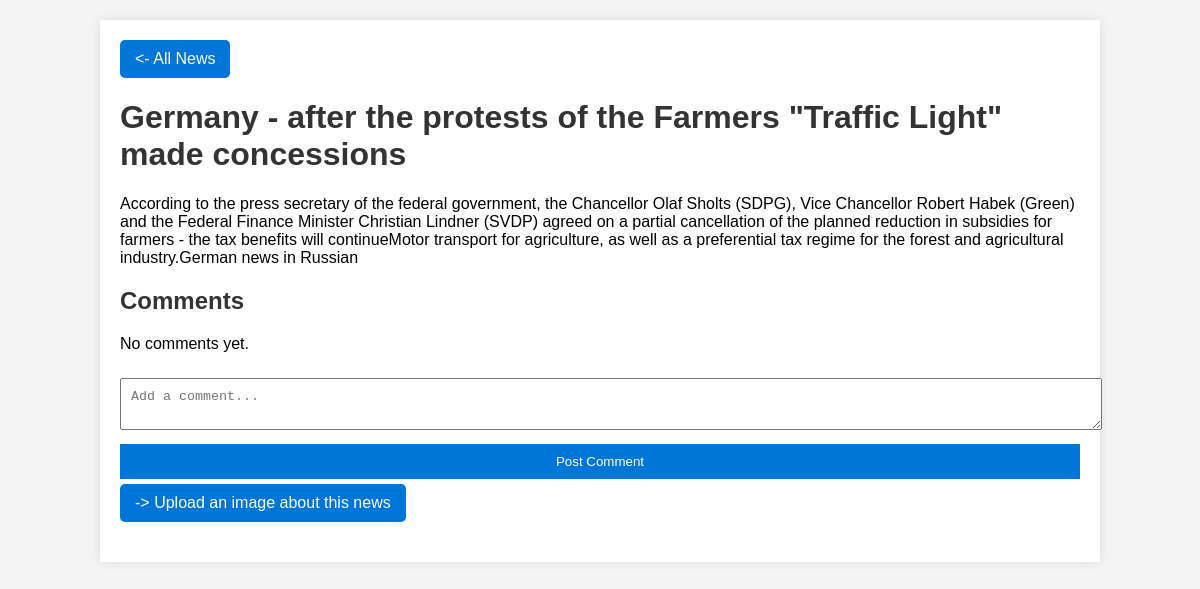
Screenshot of /news/100/ (signed in) with the database file from the repository.
### russianNews/models.py (models this page shows)
class NewsItem(models.Model):
    title_en = models.CharField(max_length=200)
    title_ru = models.CharField(max_length=200)
    link = models.URLField()
    description_en = models.TextField()
    description_ru = models.TextField()
    category_en = models.CharField(max_length=100)
    category_ru = models.CharField(max_length=100)
    pub_date = models.DateTimeField()

### russianNews/views.py (the view)
# urls.py: path('news/<int:pk>/', views.news_detail, name='news_detail'),
@login_required
def news_detail(request, pk):
    news_item = get_object_or_404(NewsItem, pk=pk)
    if request.method == 'POST':
        form = CommentForm(request.POST)
        if form.is_valid():
            comment = form.save(commit=False)
            comment.news_item = news_item
            comment.author = request.user
            comment.save()
            return redirect('news_detail', pk=news_item.pk)
    else:
        form = CommentForm()
    return render(request, 'news_detail.html', {'news_item': news_item, 'form': form})

### russianNews/forms.py
class CommentForm(forms.ModelForm):
    class Meta:
        model = Comment
        fields = ('content',)

### russianNews/templates/news_detail.html (shortened to what this page needs)
{% load i18n %}
<!DOCTYPE html>
<html lang="en">
<head>
</head>
<body>
<div class="container">
    <div style="margin-bottom: 20px;">
        <a href="{% url 'news_list' %}"
           style="background-color: #0275d8; color: white; padding: 10px 15px; text-decoration: none; border-radius: 5px; display: inline-block;">
            <- {% trans 'All News' %}
        </a>
    </div>
    <h1>
        {% if request.LANGUAGE_CODE == "en" %}
            {{ news_item.title_en }}
        {% else %}
            {{ news_item.title_ru }}
        {% endif %}
    </h1>
    <div class="news-content">
        <p>
            {% if request.LANGUAGE_CODE == "en" %}
                {{ news_item.description_en }}
            {% else %}
                {{ news_item.description_ru }}
            {% endif %}
        </p>
    </div>
    <div class="comments-section">
        <h2>{% trans 'Comments' %}</h2>
        {% for comment in news_item.comments.all %}
            <div class="comment">
                <span class="comment-author">{{ comment.author.username }}</span>
                <span class="comment-date">{{ comment.created_at|date:"d.m.Y H:i" }}</span>
                <p class="comment-content">{{ comment.content }}</p>
                {% if request.user == comment.author or request.user.is_staff %}
                    <form action="{% url 'delete_comment' comment.id %}" method="post" style="display:inline;">
                        {% csrf_token %}
                        <button type="submit" class="delete-button">{% trans 'Delete' %}</button>
                    </form>
                {% endif %}
            </div>
        {% empty %}
            <p>{% trans 'No comments yet.' %}</p>
        {% endfor %}
    </div>
    <form method="post">
        <textarea name="content" placeholder="{% trans 'Add a comment...' %}"></textarea>
        <button type="submit">{% trans 'Post Comment' %}</button>
    </form>
    <div style="margin-bottom: 20px;">
        <a href="{% url 'get_image' %}"
           style="background-color: #0275d8; color: white; padding: 10px 15px; text-decoration: none; border-radius: 5px; display: inline-block;">
            -> {% trans 'Upload an image about this news' %}
        </a>
    </div>
</div>
</body>
</html>

### russianNews/templates/news_detail.html (style rules this page uses)
body { font-family: Arial, sans-serif; background-color: #f4f4f4; margin: 0; padding: 0; }
.container { width: 80%; margin: 20px auto; background-color: white; padding: 20px; box-shadow: 0 0 10px rgba(0, 0, 0, 0.1); }
h1, h2 { color: #333; }
.news-content, .comments-section { margin-top: 20px; }
form { margin-top: 20px; }
input, textarea, button { width: 100%; margin: 5px 0; padding: 10px; }
button { background-color: #0275d8; color: white; border: none; cursor: pointer; }

### rows the page displays
NewsItem: title_en "Germany - after the protests of the Farmers \"Traffic Light\" made concessions", description_en "According to the press secretary of the federal government, the Chancellor Olaf Sholts (SDPG), Vice Chancellor Robert Habek (Green) and the Federal Finance Minister Christian Lindner (SVDP) agreed on a partial cancellation of the planned reduction in subsidies for farmers - the tax benefits will continueMotor transport for agriculture, as well as a preferential tax regime for the forest and agricultural industry.German news in Russian"
